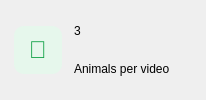
              <widget class="QFrame" name="cardStatAnimals">
               <property name="cssClass" stdset="0">
                <string>card</string>
               </property>
               <property name="frameShape">
                <enum>QFrame::NoFrame</enum>
               </property>
               <layout class="QHBoxLayout" name="layout_10">
                <property name="spacing">
                 <number>12</number>
                </property>
                <property name="leftMargin">
                 <number>14</number>
                </property>
                <property name="topMargin">
                 <number>12</number>
                </property>
                <property name="rightMargin">
                 <number>16</number>
                </property>
                <property name="bottomMargin">
                 <number>12</number>
                </property>
                <item>
                 <widget class="QLabel" name="badgeAnimals">
                  <property name="text">
                   <string>🐁</string>
                  </property>
                  <property name="alignment">
                   <set>Qt::AlignCenter</set>
                  </property>
                  <property name="styleSheet">
                   <string notr="true">background:#e6f7ec; color:#16a34a; border-radius:10px; font-size:18pt;</string>
                  </property>
                  <property name="minimumSize">
                   <size>
                    <width>48</width>
                    <height>48</height>
                   </size>
                  </property>
                  <property name="maximumSize">
                   <size>
                    <width>48</width>
                    <height>48</height>
                   </size>
                  </property>
                 </widget>
                </item>
                <item>
                 <layout class="QVBoxLayout" name="layout_11">
                  <property name="spacing">
                   <number>0</number>
                  </property>
                  <item>
                   <widget class="QLabel" name="lblStatAnimals">
                    <property name="text">
                     <string>3</string>
                    </property>
                    <property name="cssClass" stdset="0">
                     <string>statValue</string>
                    </property>
                   </widget>
                  </item>
                  <item>
                   <widget class="QLabel" name="qlabel_3">
                    <property name="text">
                     <string>Animals per video</string>
                    </property>
                    <property name="cssClass" stdset="0">
                     <string>muted</string>
                    </property>
                   </widget>
                  </item>
                 </layout>
                </item>
                <item>
                 <spacer name="spacer_7">
                  <property name="orientation">
                   <enum>Qt::Horizontal</enum>
                  </property>
                  <property name="sizeHint" stdset="0">
                   <size>
                    <width>20</width>
                    <height>20</height>
                   </size>
                  </property>
                 </spacer>
                </item>
               </layout>
              </widget>
